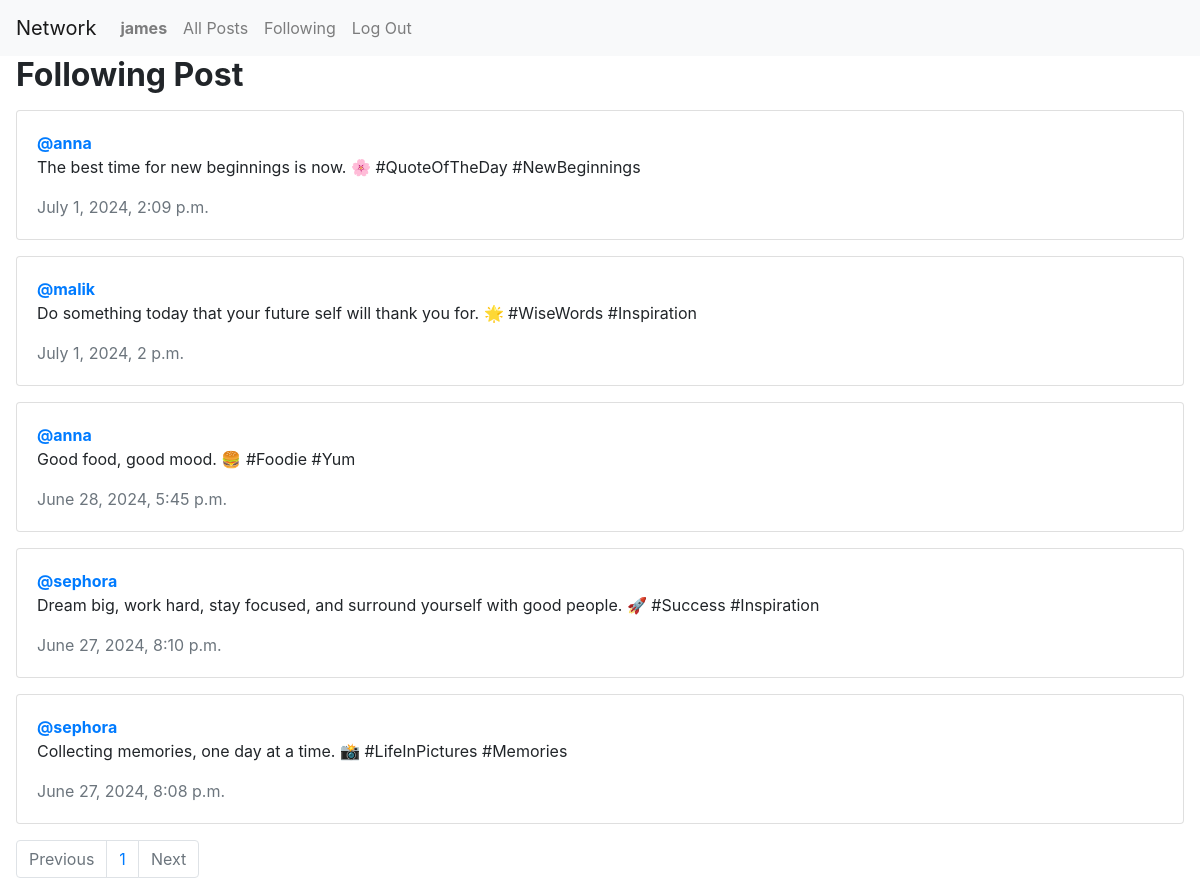
The app's page /following/ (signed in), older data.
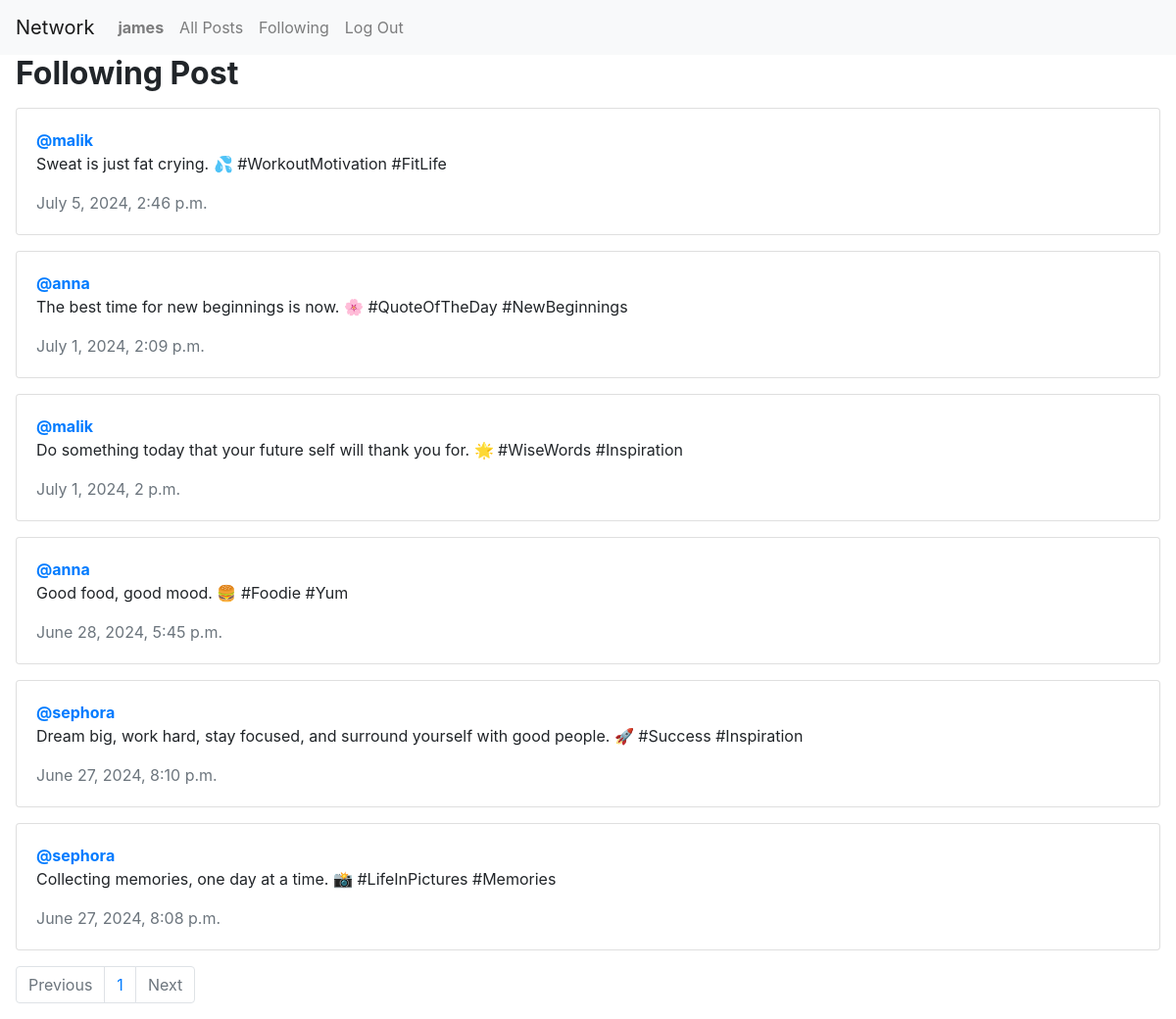
The same page, newer data.
### network/models.py (models this page shows, shortened)
class User(AbstractUser):
    pass

class Post(models.Model):
    content = models.CharField(max_length=150)
    user = models.ForeignKey(User, on_delete=models.CASCADE, related_name="author")
    date = models.DateTimeField(auto_now_add=True)

### network/views.py (the view)
# urls.py: path("following/", views.following, name="following"),
def following(request):
    user = User.objects.get(pk=request.user.id)
    followData = Follow.objects.filter(follower=user)
    all_post = Post.objects.all().order_by('-date')
    followingPost = []
    for post in all_post:
        for person in followData:
            if person.followed == post.user:
                followingPost.append(post)
    paginator = Paginator(followingPost, 10)
    page_number = request.GET.get('page')
    page_obj = paginator.get_page(page_number)
    return render(request, "network/following.html", {
            "page_obj": page_obj
        })

### network/templates/network/following.html (shortened to what this page needs)
{% extends "network/layout.html" %}
{% load static %}
{% block body %}
    <h2 class="mx-3"><strong>Following Post</strong></h2>
    <div class="all_post mx-3 mt-3">
        {% for post in page_obj %}
        <div class="card mb-3">
            <div class="card-body">
              <a href="{% url 'profile' post.user.id %}"><strong>@{{ post.user }}</strong></a>
              <p class="card-text">{{ post.content }}</p>
              <p class="card-text text-muted">{{ post.date }}</p>
            </div>
          </div>
        {% endfor %}
    </div>
    <nav aria-label="Page navigation example">
      <ul class="pagination mx-3">
          {% if page_obj.has_previous %}
              <li class="page-item"><a class="page-link" href="?page={{ page_obj.previous_page_number }}">Previous</a></li>
          {% else %}
              <li class="page-item disabled"><span class="page-link">Previous</span></li>
          {% endif %}
          <span class="current">
              <li class="page-item page-link">{{ page_obj.number }}</li>
          </span>
          {% if page_obj.has_next %}
              <li class="page-item"><a class="page-link" href="?page={{ page_obj.next_page_number }}">Next</a></li>
          {% else %}
              <li class="page-item disabled"><span class="page-link">Next</span></li>
          {% endif %}
      </ul>
  </nav>
{% endblock %}

### network/templates/network/layout.html (shortened to what this page needs)
{% load static %}
<!DOCTYPE html>
<html lang="en">
    <head>
        <link rel="stylesheet" href="https://stackpath.bootstrapcdn.com/bootstrap/4.4.1/css/bootstrap.min.css">
        <link href="{% static 'network/styles.css' %}" rel="stylesheet">
    </head>
    <body>
        <nav class="navbar navbar-expand-lg navbar-light bg-light">
            <a class="navbar-brand" href="{% url 'index' %}">Network</a>
            <div>
              <ul class="navbar-nav mr-auto">
                {% if user.is_authenticated %}
                    <li class="nav-item">
                        <a class="nav-link" href="{% url 'profile' user_id=user.id %}"><strong>{{ user.username }}</strong></a>
                    </li>
                {% endif %}
                <li class="nav-item">
                  <a class="nav-link" href="{% url 'index' %}">All Posts</a>
                </li>
                {% if user.is_authenticated %}
                    <li class="nav-item">
                        <a class="nav-link" href="{% url 'following' %}">Following</a>
                    </li>
                    <li class="nav-item">
                        <a class="nav-link" href="{% url 'logout' %}">Log Out</a>
                    </li>
                {% endif %}
              </ul>
            </div>
          </nav>
        <div class="body">
            {% block body %}
            {% endblock %}
        </div>
    </body>
</html>

Row changes from the older to the newer data that the page shows:
added Post: user "malik", content "Sweat is just fat crying. 💦 #WorkoutMotivation #FitLife", date "July 5, 2024, 2:46 p.m."
